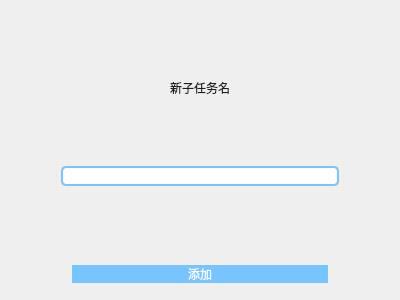
<?xml version="1.0" encoding="UTF-8"?>
<ui version="4.0">
 <class>add_subtask</class>
 <widget class="QDialog" name="add_subtask">
  <property name="geometry">
   <rect>
    <x>0</x>
    <y>0</y>
    <width>400</width>
    <height>300</height>
   </rect>
  </property>
  <property name="windowTitle">
   <string>Dialog</string>
  </property>
  <layout class="QGridLayout" name="gridLayout">
   <item row="0" column="0">
    <layout class="QVBoxLayout" name="verticalLayout" stretch="2,2,1,2">
     <property name="sizeConstraint">
      <enum>QLayout::SetNoConstraint</enum>
     </property>
     <property name="leftMargin">
      <number>10</number>
     </property>
     <property name="topMargin">
      <number>5</number>
     </property>
     <property name="rightMargin">
      <number>10</number>
     </property>
     <property name="bottomMargin">
      <number>5</number>
     </property>
     <item>
      <widget class="QLabel" name="label">
       <property name="styleSheet">
        <string notr="true">font: 20 14pt '微软雅黑 Light';
color: rgb(31,31,31);</string>
       </property>
       <property name="text">
        <string>新子任务名</string>
       </property>
       <property name="alignment">
        <set>Qt::AlignCenter</set>
       </property>
      </widget>
     </item>
     <item>
      <layout class="QHBoxLayout" name="horizontalLayout" stretch="0,3,0">
       <property name="sizeConstraint">
        <enum>QLayout::SetNoConstraint</enum>
       </property>
       <item>
        <spacer name="horizontalSpacer">
         <property name="orientation">
          <enum>Qt::Horizontal</enum>
         </property>
         <property name="sizeHint" stdset="0">
          <size>
           <width>40</width>
           <height>20</height>
          </size>
         </property>
        </spacer>
       </item>
       <item>
        <widget class="QLineEdit" name="input_subtask_name">
         <property name="styleSheet">
          <string notr="true">font: 25 13pt '微软雅黑 Light';
color: rgb(31,31,31);
padding-left:20px;
border:2px solid rgb(120,196,255);
border-radius:5px;</string>
         </property>
        </widget>
       </item>
       <item>
        <spacer name="horizontalSpacer_5">
         <property name="orientation">
          <enum>Qt::Horizontal</enum>
         </property>
         <property name="sizeHint" stdset="0">
          <size>
           <width>40</width>
           <height>20</height>
          </size>
         </property>
        </spacer>
       </item>
      </layout>
     </item>
     <item>
      <spacer name="verticalSpacer">
       <property name="orientation">
        <enum>Qt::Vertical</enum>
       </property>
       <property name="sizeHint" stdset="0">
        <size>
         <width>20</width>
         <height>35</height>
        </size>
       </property>
      </spacer>
     </item>
     <item>
      <layout class="QHBoxLayout" name="horizontalLayout_2" stretch="1,5,1">
       <property name="sizeConstraint">
        <enum>QLayout::SetNoConstraint</enum>
       </property>
       <item>
        <spacer name="horizontalSpacer_3">
         <property name="orientation">
          <enum>Qt::Horizontal</enum>
         </property>
         <property name="sizeHint" stdset="0">
          <size>
           <width>40</width>
           <height>20</height>
          </size>
         </property>
        </spacer>
       </item>
       <item>
        <widget class="QPushButton" name="btn_create">
         <property name="styleSheet">
          <string notr="true">QPushButton{
font: 25 14pt '微软雅黑 Light';
color: rgb(255,255,255);
background-color: rgb(120,196,255);
border: none;border-radius:15px;
}QPushButton:hover{
background-color: rgb(22,218,208);
}
QPushButton:pressed{
background-color: rgb(17,171,164);
}</string>
         </property>
         <property name="text">
          <string>添加</string>
         </property>
        </widget>
       </item>
       <item>
        <spacer name="horizontalSpacer_4">
         <property name="orientation">
          <enum>Qt::Horizontal</enum>
         </property>
         <property name="sizeHint" stdset="0">
          <size>
           <width>40</width>
           <height>20</height>
          </size>
         </property>
        </spacer>
       </item>
      </layout>
     </item>
    </layout>
   </item>
  </layout>
 </widget>
 <resources/>
 <connections/>
</ui>
